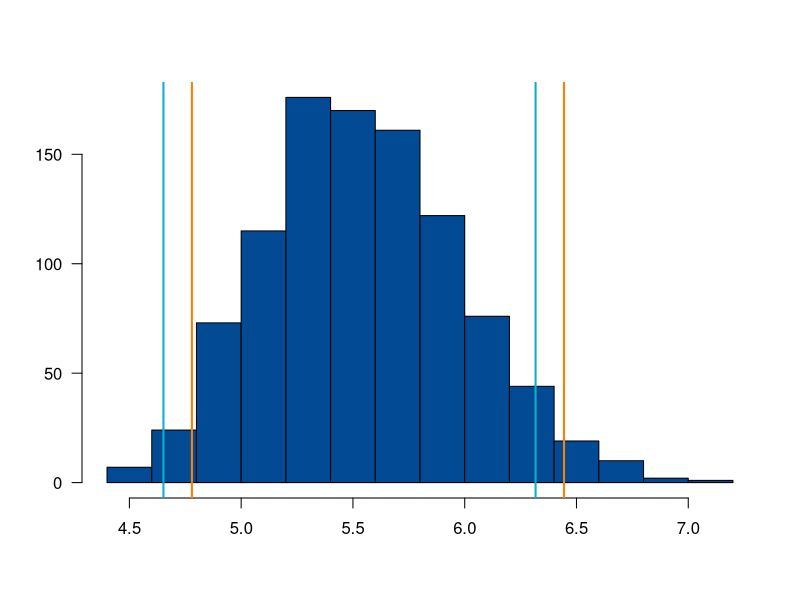

The R source for this figure:
## ---- chunk 1
x=c( 7.69, 4.97, 4.56, 6.49, 4.34, 6.24, 4.45) # datos muestra
boot=sample(x,7000,replace=TRUE)   # se extraen n x m muestras
b=matrix(boot,nrow=1000,ncol=7)    # se construye matriz de n x m 
mx=apply(b,1,mean)    

ic1=quantile(mx, probs=c(0.025, 0.975)) # se calcula IC método 1
print(ic1)# se calculan m medias por fila
ic2=c(2*mean(mx)-ic1[2], 2*mean(mx)-ic1[1]) # se calcula IC método 2
ic2
hist(mx, las=1, main=" ", ylab = " ", xlab = " ", col="#034A94")
abline(v=ic1, col="#FF7F00",lwd=2)
abline(v=ic2, col="#0EB0C6",lwd=2)
